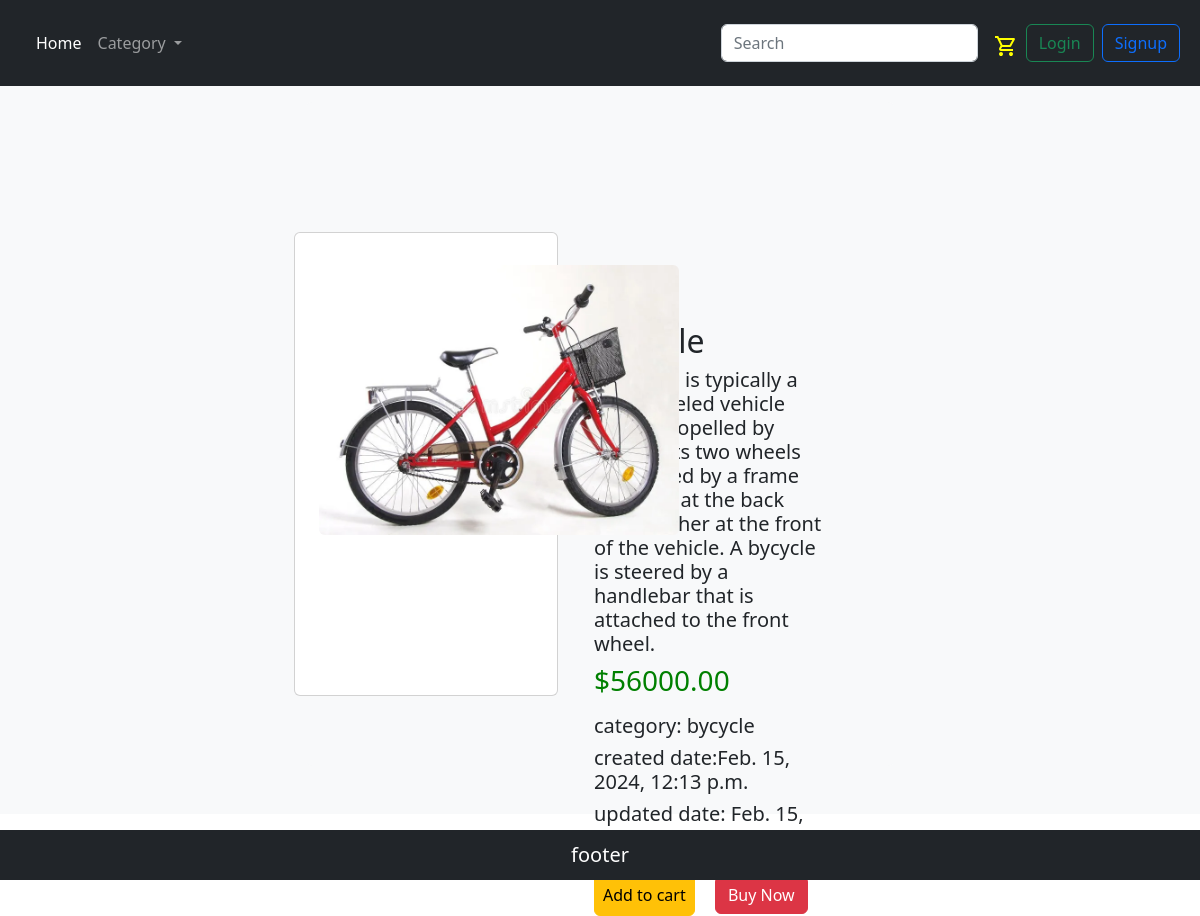
Screenshot of /details/15 with the database file from the repository.
### cameraApp/models.py (models this page shows, shortened)
class Product(models.Model):
    name=models.CharField(max_length=250,unique=True)
    slug=models.SlugField(max_length=250,unique=True)
    desc=models.TextField(blank=True)
    image=models.ImageField(upload_to='product',blank=True)
    price=models.DecimalField(max_digits=8,decimal_places=2)
    category=models.ForeignKey(Category,on_delete=models.CASCADE)
    stock=models.IntegerField()
    available=models.BooleanField(default=True)
    created=models.DateTimeField(auto_now_add=True)
    updated=models.DateTimeField(auto_now=True)
    class Meta:
        ordering=('name',)

class Category(models.Model):
    name=models.CharField(max_length=250,unique=True)
    slug=models.SlugField(max_length=250,unique=True)
    desc=models.TextField(blank=True)
    image=models.ImageField(upload_to='category',blank=True)
    class Meta:
        ordering=('name',)
    def __str__(self):
        return self.name

### cameraApp/views.py (the view)
# urls.py: path('details/<int:id>',views.Details,name='details'),
def Details(req,id):
    data=Product.objects.get(id=id)
    return render(req,'details.html',{'data':data})

### templates/details.html
    {% extends 'base.html' %}
{% load static %}
{% block content %}
<div class="conta container-fluid mb-3 justify-content-center bg-light d-flex ">
    <div class="card crd rounded-2 bg-light ms-4 w-50 me-4 mb-5 mt-3"style="border:0;">
        <div class="row">
            <div class="cd card  p-3 mb-5 bg-body rounded mb-4">
                <img src="{{data.image.url}}" class="card-img-top rounded-2 ms-2 mt-3" alt="...">
                <div class="card-body">
                </div>
            </div>
                <div class="col2 col-5 ms-4">
                    <h2>{{data.name}}</h2>
                    <h5>{{data.desc}}</h5>
                    <div class="coo">
                    <h3>${{data.price}}</h3></div>
                    <h5 class="ct mt-3">category: {{data.category}}</h5>
                    <h5>created date:{{data.created}}</h5>
                    <h5 class="up mb-4">updated date: {{data.updated}}</h5>
                    {% if data.stock >= 1 %}
                    <a href="" type="button" class="btn btn-warning me-3 p-2">Add to cart</a>
                    <button class="btn btn-danger">Buy Now</button>
                    {% else %}
                    <span><h3 class="out" style="color: green;">out of stock</h3></span>
                    {% endif %}
                </div>
          </div>
    </div>
</div>
{% endblock %}

### static/css/style.css (style rules this page uses)
.col2 { margin-top: 220px; }
.coo { color: green; }
.cd { height: 58vh; width: 22vw; margin-top: 130px; }
.cd img { width: 360px; }
.conta { height: 91vh }

### rows the page displays
Product: image (picture), desc "A bycycle is typically a two-wheeled vehicle that is propelled by pedals. Its two wheels are helped by a frame with one at the back and another at the front of the vehicle. A bycycle is steered by a handlebar that is attached to the front wheel.", price "56000.00", category "bycycle", created "Feb. 15, 2024, 12:13 p.m.", updated "Feb. 15,…"
